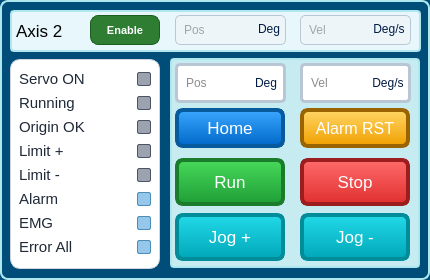
      <widget class="QFrame" name="Axis2ControlGroup">
       <property name="geometry">
        <rect>
         <x>460</x>
         <y>15</y>
         <width>430</width>
         <height>280</height>
        </rect>
       </property>
       <property name="styleSheet">
        <string>background:#004d7a; border-radius:8px; border:2px solid #aee7ee;</string>
       </property>
       <widget class="QFrame" name="Axis2HeaderActual">
        <property name="geometry">
         <rect>
          <x>10</x>
          <y>10</y>
          <width>411</width>
          <height>42</height>
         </rect>
        </property>
        <property name="styleSheet">
         <string>background:#e7f7fb; border-radius:4px;</string>
        </property>
        <widget class="QLabel" name="lblAxis2Name">
         <property name="geometry">
          <rect>
           <x>6</x>
           <y>0</y>
           <width>70</width>
           <height>42</height>
          </rect>
         </property>
         <property name="font">
          <font>
           <family>Arial</family>
           <pointsize>13</pointsize>
          </font>
         </property>
         <property name="styleSheet">
          <string>color:black; background:transparent; border:0px;</string>
         </property>
         <property name="text">
          <string>Axis 2</string>
         </property>
        </widget>
        <widget class="QPushButton" name="btnAxis2Enable">
         <property name="geometry">
          <rect>
           <x>80</x>
           <y>5</y>
           <width>70</width>
           <height>30</height>
          </rect>
         </property>
         <property name="sizePolicy">
          <sizepolicy hsizetype="Fixed" vsizetype="Fixed">
           <horstretch>0</horstretch>
           <verstretch>0</verstretch>
          </sizepolicy>
         </property>
         <property name="minimumSize">
          <size>
           <width>70</width>
           <height>30</height>
          </size>
         </property>
         <property name="maximumSize">
          <size>
           <width>70</width>
           <height>30</height>
          </size>
         </property>
         <property name="font">
          <font>
           <pointsize>8</pointsize>
           <weight>75</weight>
           <bold>true</bold>
          </font>
         </property>
         <property name="styleSheet">
          <string>QPushButton#btnAxis2Enable {
    color: white;
    background-color: #2e7d32;
    border: 1px solid #1b5e20;
    border-radius: 8px;
    padding: 2px 6px;
    font-weight: bold;
}
QPushButton# {
    background-color: #43a047;
    border: 1px solid #a5d6a7;
}
QPushButton# {
    background-color: #1b5e20;
}</string>
         </property>
         <property name="text">
          <string>Enable</string>
         </property>
         <property name="checkable">
          <bool>true</bool>
         </property>
         <property name="checked">
          <bool>false</bool>
         </property>
         <property name="buttonRole" stdset="0">
          <string>enable</string>
         </property>
        </widget>
        <widget class="QLineEdit" name="txtAxis2ActualPos">
         <property name="geometry">
          <rect>
           <x>165</x>
           <y>5</y>
           <width>111</width>
           <height>30</height>
          </rect>
         </property>
         <property name="styleSheet">
          <string>QLineEdit {
    color: #1a1a1a;
    background-color: white;
    border: 1px solid #b8c7d3;
    border-radius: 5px;
    padding-left: 6px;
}
QLineEdit:read-only {
    background-color: #eef5f8;
    color: #555555;
}
QLineEdit:focus {
    border: 2px solid #00a7b8;
}</string>
         </property>
         <property name="readOnly">
          <bool>true</bool>
         </property>
         <property name="placeholderText">
          <string>Pos</string>
         </property>
        </widget>
        <widget class="QLabel" name="lblAxis2ActualPosUnit">
         <property name="geometry">
          <rect>
           <x>240</x>
           <y>5</y>
           <width>38</width>
           <height>28</height>
          </rect>
         </property>
         <property name="font">
          <font>
           <family>Arial</family>
           <pointsize>9</pointsize>
          </font>
         </property>
         <property name="styleSheet">
          <string notr="true">QLabel {
    color: #001b45;
    border: 0px solid #9fb8c9;
    border-radius: 5px;
    background: transparent;
}</string>
         </property>
         <property name="text">
          <string>Deg</string>
         </property>
         <property name="alignment">
          <set>Qt::AlignCenter</set>
         </property>
        </widget>
        <widget class="QLineEdit" name="txtAxis2ActualVel">
         <property name="geometry">
          <rect>
           <x>290</x>
           <y>5</y>
           <width>111</width>
           <height>30</height>
          </rect>
         </property>
         <property name="styleSheet">
          <string>QLineEdit {
    color: #1a1a1a;
    background-color: white;
    border: 1px solid #b8c7d3;
    border-radius: 5px;
    padding-left: 6px;
}
QLineEdit:read-only {
    background-color: #eef5f8;
    color: #555555;
}
QLineEdit:focus {
    border: 2px solid #00a7b8;
}</string>
         </property>
         <property name="readOnly">
          <bool>true</bool>
         </property>
         <property name="placeholderText">
          <string>Vel</string>
         </property>
        </widget>
        <widget class="QLabel" name="lblAxis2ActualVelUnit">
         <property name="geometry">
          <rect>
           <x>350</x>
           <y>5</y>
           <width>58</width>
           <height>28</height>
          </rect>
         </property>
         <property name="font">
          <font>
           <family>Arial</family>
           <pointsize>9</pointsize>
          </font>
         </property>
         <property name="styleSheet">
          <string notr="true">QLabel {
    color: #001b45;
    border: 0px solid #9fb8c9;
    border-radius: 5px;
    background: transparent;
}</string>
         </property>
         <property name="text">
          <string>Deg/s</string>
         </property>
         <property name="alignment">
          <set>Qt::AlignCenter</set>
         </property>
        </widget>
       </widget>
       <widget class="QFrame" name="Axis2StatusPanel">
        <property name="geometry">
         <rect>
          <x>10</x>
          <y>59</y>
          <width>150</width>
          <height>210</height>
         </rect>
        </property>
        <property name="styleSheet">
         <string>#Axis2StatusPanel {
    background-color: #ffffff;
    border: 1px solid #d0d7de;
    border-radius: 10px;
}

#Axis2StatusPanel QLabel {
    color: #1f2937;
    background: transparent;
    border: none;
    font-size: 11pt;
}</string>
        </property>
        <layout class="QGridLayout" name="gridLayoutAxis2StatusPanel">
         <property name="leftMargin">
          <number>8</number>
         </property>
         <property name="topMargin">
          <number>8</number>
         </property>
         <property name="rightMargin">
          <number>8</number>
         </property>
         <property name="bottomMargin">
          <number>8</number>
         </property>
         <property name="horizontalSpacing">
          <number>8</number>
         </property>
         <property name="verticalSpacing">
          <number>4</number>
         </property>
         <item row="0" column="0">
          <widget class="QLabel" name="lblAxis2ServoOn">
           <property name="text">
            <string>Servo ON</string>
           </property>
           <property name="alignment">
            <set>Qt::AlignVCenter</set>
           </property>
          </widget>
         </item>
         <item row="0" column="1">
          <widget class="QLabel" name="ledAxis2ServoOn">
           <property name="sizePolicy">
            <sizepolicy hsizetype="Fixed" vsizetype="Fixed">
             <horstretch>0</horstretch>
             <verstretch>0</verstretch>
            </sizepolicy>
           </property>
           <property name="minimumSize">
            <size>
             <width>14</width>
             <height>14</height>
            </size>
           </property>
           <property name="maximumSize">
            <size>
             <width>14</width>
             <height>14</height>
            </size>
           </property>
           <property name="styleSheet">
            <string>QLabel#ledAxis2ServoOn {
    background-color: #9ca3af;
    border: 1px solid #4b5563;
    border-radius: 2px;
}</string>
           </property>
           <property name="text">
            <string/>
           </property>
           <property name="alignment">
            <set>Qt::AlignCenter</set>
           </property>
          </widget>
         </item>
         <item row="1" column="0">
          <widget class="QLabel" name="lblAxis2Running">
           <property name="text">
            <string>Running</string>
           </property>
           <property name="alignment">
            <set>Qt::AlignVCenter</set>
           </property>
          </widget>
         </item>
         <item row="1" column="1">
          <widget class="QLabel" name="ledAxis2Running">
           <property name="sizePolicy">
            <sizepolicy hsizetype="Fixed" vsizetype="Fixed">
             <horstretch>0</horstretch>
             <verstretch>0</verstretch>
            </sizepolicy>
           </property>
           <property name="minimumSize">
            <size>
             <width>14</width>
             <height>14</height>
            </size>
           </property>
           <property name="maximumSize">
            <size>
             <width>14</width>
             <height>14</height>
            </size>
           </property>
           <property name="styleSheet">
            <string>QLabel#ledAxis2Running {
    background-color: #9ca3af;
    border: 1px solid #4b5563;
    border-radius: 2px;
}</string>
           </property>
           <property name="text">
            <string/>
           </property>
           <property name="alignment">
            <set>Qt::AlignCenter</set>
           </property>
          </widget>
         </item>
         <item row="2" column="0">
          <widget class="QLabel" name="lblAxis2OrgOK">
           <property name="text">
            <string>Origin OK</string>
           </property>
           <property name="alignment">
            <set>Qt::AlignVCenter</set>
           </property>
          </widget>
         </item>
         <item row="2" column="1">
          <widget class="QLabel" name="ledAxis2OrgOK">
           <property name="sizePolicy">
            <sizepolicy hsizetype="Fixed" vsizetype="Fixed">
             <horstretch>0</horstretch>
             <verstretch>0</verstretch>
            </sizepolicy>
           </property>
           <property name="minimumSize">
            <size>
             <width>14</width>
             <height>14</height>
            </size>
           </property>
           <property name="maximumSize">
            <size>
             <width>14</width>
             <height>14</height>
            </size>
           </property>
           <property name="styleSheet">
            <string>QLabel#ledAxis2OrgOK {
    background-color: #9ca3af;
    border: 1px solid #4b5563;
    border-radius: 2px;
}</string>
           </property>
           <property name="text">
            <string/>
           </property>
           <property name="alignment">
            <set>Qt::AlignCenter</set>
           </property>
          </widget>
         </item>
         <item row="3" column="0">
          <widget class="QLabel" name="lblAxis2LimitPositive">
           <property name="text">
            <string>Limit +</string>
           </property>
           <property name="alignment">
            <set>Qt::AlignVCenter</set>
           </property>
          </widget>
         </item>
         <item row="3" column="1">
          <widget class="QLabel" name="ledAxis2LimitPositive">
           <property name="sizePolicy">
            <sizepolicy hsizetype="Fixed" vsizetype="Fixed">
             <horstretch>0</horstretch>
             <verstretch>0</verstretch>
            </sizepolicy>
           </property>
           <property name="minimumSize">
            <size>
             <width>14</width>
             <height>14</height>
            </size>
           </property>
           <property name="maximumSize">
            <size>
             <width>14</width>
             <height>14</height>
            </size>
           </property>
           <property name="styleSheet">
            <string>QLabel#ledAxis2LimitPositive {
    background-color: #9ca3af;
    border: 1px solid #4b5563;
    border-radius: 2px;
}</string>
           </property>
           <property name="text">
            <string/>
           </property>
           <property name="alignment">
            <set>Qt::AlignCenter</set>
           </property>
          </widget>
         </item>
         <item row="4" column="0">
          <widget class="QLabel" name="lblAxis2LimitNegative">
           <property name="text">
            <string>Limit -</string>
           </property>
           <property name="alignment">
            <set>Qt::AlignVCenter</set>
           </property>
          </widget>
         </item>
         <item row="4" column="1">
          <widget class="QLabel" name="ledAxis2LimitNegative">
           <property name="sizePolicy">
            <sizepolicy hsizetype="Fixed" vsizetype="Fixed">
             <horstretch>0</horstretch>
             <verstretch>0</verstretch>
            </sizepolicy>
           </property>
           <property name="minimumSize">
            <size>
             <width>14</width>
             <height>14</height>
            </size>
           </property>
           <property name="maximumSize">
            <size>
             <width>14</width>
             <height>14</height>
            </size>
           </property>
           <property name="styleSheet">
            <string>QLabel#ledAxis2LimitNegative {
    background-color: #9ca3af;
    border: 1px solid #4b5563;
    border-radius: 2px;
}</string>
           </property>
           <property name="text">
            <string/>
           </property>
           <property name="alignment">
            <set>Qt::AlignCenter</set>
           </property>
          </widget>
         </item>
         <item row="5" column="0">
          <widget class="QLabel" name="lblAxis2Alarm">
           <property name="text">
            <string>Alarm</string>
           </property>
           <property name="alignment">
            <set>Qt::AlignVCenter</set>
           </property>
          </widget>
         </item>
         <item row="5" column="1">
          <widget class="QLabel" name="ledAxis2Alarm">
           <property name="sizePolicy">
            <sizepolicy hsizetype="Fixed" vsizetype="Fixed">
             <horstretch>0</horstretch>
             <verstretch>0</verstretch>
            </sizepolicy>
           </property>
           <property name="minimumSize">
            <size>
             <width>14</width>
             <height>14</height>
            </size>
           </property>
           <property name="maximumSize">
            <size>
             <width>14</width>
             <height>14</height>
            </size>
           </property>
           <property name="styleSheet">
            <string>QLabel#ledAxis2Alarm {
    background-color: #95c7ea;
    border: 1px solid #4b8db8;
    border-radius: 2px;
}</string>
           </property>
           <property name="text">
            <string/>
           </property>
           <property name="alignment">
            <set>Qt::AlignCenter</set>
           </property>
          </widget>
         </item>
         <item row="6" column="0">
          <widget class="QLabel" name="lblAxis2EMG">
           <property name="text">
            <string>EMG</string>
           </property>
           <property name="alignment">
            <set>Qt::AlignVCenter</set>
           </property>
          </widget>
         </item>
         <item row="6" column="1">
          <widget class="QLabel" name="ledAxis2EMG">
           <property name="sizePolicy">
            <sizepolicy hsizetype="Fixed" vsizetype="Fixed">
             <horstretch>0</horstretch>
             <verstretch>0</verstretch>
            </sizepolicy>
           </property>
           <property name="minimumSize">
            <size>
             <width>14</width>
             <height>14</height>
            </size>
           </property>
           <property name="maximumSize">
            <size>
             <width>14</width>
             <height>14</height>
            </size>
           </property>
           <property name="styleSheet">
            <string>QLabel#ledAxis2EMG {
    background-color: #95c7ea;
    border: 1px solid #4b8db8;
    border-radius: 2px;
}</string>
           </property>
           <property name="text">
            <string/>
           </property>
           <property name="alignment">
            <set>Qt::AlignCenter</set>
           </property>
          </widget>
         </item>
         <item row="7" column="0">
          <widget class="QLabel" name="lblAxis2ErrorAll">
           <property name="text">
            <string>Error All</string>
           </property>
           <property name="alignment">
            <set>Qt::AlignVCenter</set>
           </property>
          </widget>
         </item>
         <item row="7" column="1">
          <widget class="QLabel" name="ledAxis2ErrorAll">
           <property name="sizePolicy">
            <sizepolicy hsizetype="Fixed" vsizetype="Fixed">
             <horstretch>0</horstretch>
             <verstretch>0</verstretch>
            </sizepolicy>
           </property>
           <property name="minimumSize">
            <size>
             <width>14</width>
             <height>14</height>
            </size>
           </property>
           <property name="maximumSize">
            <size>
             <width>14</width>
             <height>14</height>
            </size>
           </property>
           <property name="styleSheet">
            <string>QLabel#ledAxis2ErrorAll {
    background-color: #95c7ea;
    border: 1px solid #4b8db8;
    border-radius: 2px;
}</string>
           </property>
           <property name="text">
            <string/>
           </property>
           <property name="alignment">
            <set>Qt::AlignCenter</set>
           </property>
          </widget>
         </item>
        </layout>
       </widget>
       <widget class="QFrame" name="Axis2CommandPanel">
        <property name="geometry">
         <rect>
          <x>170</x>
          <y>58</y>
          <width>250</width>
          <height>210</height>
         </rect>
        </property>
        <property name="styleSheet">
         <string>background:#c6ecf2; border-radius:4px;</string>
        </property>
        <widget class="QLineEdit" name="txtAxis2CommandPos">
         <property name="geometry">
          <rect>
           <x>5</x>
           <y>5</y>
           <width>111</width>
           <height>40</height>
          </rect>
         </property>
         <property name="styleSheet">
          <string notr="true">QLineEdit {
    color: #1a1a1a;
    background-color: white;
    border: 3px solid #b8c7d3;
    border-radius: 5px;
    padding-left: 6px;
}
QLineEdit:read-only {
    background-color: #eef5f8;
    color: #555555;
}
QLineEdit:focus {
    border: 5px solid #00a7b8;
}</string>
         </property>
         <property name="readOnly">
          <bool>false</bool>
         </property>
         <property name="placeholderText">
          <string>Pos</string>
         </property>
        </widget>
        <widget class="QLabel" name="lblAxis2CommandPosUnit">
         <property name="geometry">
          <rect>
           <x>75</x>
           <y>5</y>
           <width>42</width>
           <height>40</height>
          </rect>
         </property>
         <property name="font">
          <font>
           <family>Arial</family>
           <pointsize>9</pointsize>
          </font>
         </property>
         <property name="styleSheet">
          <string notr="true">QLabel {
    color: #001b45;
    border: 0px solid #9fb8c9;
    border-radius: 5px;
    background: transparent;
}</string>
         </property>
         <property name="text">
          <string>Deg</string>
         </property>
         <property name="alignment">
          <set>Qt::AlignCenter</set>
         </property>
        </widget>
        <widget class="QLineEdit" name="txtAxis2CommandVel">
         <property name="geometry">
          <rect>
           <x>130</x>
           <y>5</y>
           <width>111</width>
           <height>40</height>
          </rect>
         </property>
         <property name="styleSheet">
          <string notr="true">QLineEdit {
    color: #1a1a1a;
    background-color: white;
    border: 3px solid #b8c7d3;
    border-radius: 5px;
    padding-left: 6px;
}
QLineEdit:read-only {
    background-color: #eef5f8;
    color: #555555;
}
QLineEdit:focus {
    border: 2px solid #00a7b8;
}</string>
         </property>
         <property name="readOnly">
          <bool>false</bool>
         </property>
         <property name="placeholderText">
          <string>Vel</string>
         </property>
        </widget>
        <widget class="QLabel" name="lblAxis2CommandVelUnit">
         <property name="geometry">
          <rect>
           <x>193</x>
           <y>5</y>
           <width>50</width>
           <height>40</height>
          </rect>
         </property>
         <property name="font">
          <font>
           <family>Arial</family>
           <pointsize>9</pointsize>
          </font>
         </property>
         <property name="styleSheet">
          <string notr="true">QLabel {
    color: #001b45;
    border: 0px solid #9fb8c9;
    border-radius: 5px;
    background: transparent;
}</string>
         </property>
         <property name="text">
          <string>Deg/s</string>
         </property>
         <property name="alignment">
          <set>Qt::AlignCenter</set>
         </property>
        </widget>
        <widget class="QPushButton" name="btnAxis2Home">
         <property name="geometry">
          <rect>
           <x>5</x>
           <y>50</y>
           <width>110</width>
           <height>40</height>
          </rect>
         </property>
         <property name="font">
          <font>
           <family>Arial</family>
           <pointsize>13</pointsize>
          </font>
         </property>
         <property name="styleSheet">
          <string notr="true">QPushButton {
    color: white;
    border: 4px solid #075a9c;
    border-radius: 8px;
    background: qlineargradient(x1:0,y1:0,x2:0,y2:1, stop:0 #3aa7ff, stop:1 #0068c9);
}
QPushButton:hover {
    background: qlineargradient(x1:0,y1:0,x2:0,y2:1, stop:0 #5bb8ff, stop:1 #005bb0);
}
QPushButton:pressed {
    background: #004f99;
}</string>
         </property>
         <property name="text">
          <string>Home</string>
         </property>
         <property name="buttonRole" stdset="0">
          <string>home</string>
         </property>
        </widget>
        <widget class="QPushButton" name="btnAxis2AlarmReset">
         <property name="geometry">
          <rect>
           <x>130</x>
           <y>50</y>
           <width>110</width>
           <height>40</height>
          </rect>
         </property>
         <property name="font">
          <font>
           <family>Arial</family>
           <pointsize>12</pointsize>
          </font>
         </property>
         <property name="styleSheet">
          <string notr="true">QPushButton {
    color: white;
    border: 4px solid #9a6500;
    border-radius: 8px;
    background: qlineargradient(x1:0,y1:0,x2:0,y2:1, stop:0 #ffd666, stop:1 #f0a000);
}
QPushButton:hover {
    background: qlineargradient(x1:0,y1:0,x2:0,y2:1, stop:0 #ffe080, stop:1 #d88c00);
}
QPushButton:pressed {
    background: #b87500;
}</string>
         </property>
         <property name="text">
          <string>Alarm RST</string>
         </property>
         <property name="buttonRole" stdset="0">
          <string>alarm</string>
         </property>
        </widget>
        <widget class="QPushButton" name="btnAxis2Run">
         <property name="geometry">
          <rect>
           <x>5</x>
           <y>100</y>
           <width>110</width>
           <height>48</height>
          </rect>
         </property>
         <property name="font">
          <font>
           <family>Arial</family>
           <pointsize>13</pointsize>
          </font>
         </property>
         <property name="styleSheet">
          <string notr="true">QPushButton {
    color: white;
    border: 4px solid #1b7d2b;
    border-radius: 8px;
    background: qlineargradient(x1:0,y1:0,x2:0,y2:1, stop:0 #47d95a, stop:1 #1f9e36);
}
QPushButton:hover {
    background: qlineargradient(x1:0,y1:0,x2:0,y2:1, stop:0 #62f070, stop:1 #17852c);
}
QPushButton:pressed {
    background: #126e24;
}</string>
         </property>
         <property name="text">
          <string>Run</string>
         </property>
         <property name="buttonRole" stdset="0">
          <string>run</string>
         </property>
        </widget>
        <widget class="QPushButton" name="btnAxis2Stop">
         <property name="geometry">
          <rect>
           <x>130</x>
           <y>100</y>
           <width>110</width>
           <height>48</height>
          </rect>
         </property>
         <property name="font">
          <font>
           <family>Arial</family>
           <pointsize>13</pointsize>
          </font>
         </property>
         <property name="styleSheet">
          <string notr="true">QPushButton {
    color: white;
    border: 4px solid #9b1d1d;
    border-radius: 8px;
    background: qlineargradient(x1:0,y1:0,x2:0,y2:1, stop:0 #ff6b6b, stop:1 #e02f2f);
}
QPushButton:hover {
    background: qlineargradient(x1:0,y1:0,x2:0,y2:1, stop:0 #ff8585, stop:1 #c91f1f);
}
QPushButton:pressed {
    background: #a81818;
}</string>
         </property>
         <property name="text">
          <string>Stop</string>
         </property>
         <property name="buttonRole" stdset="0">
          <string>stop</string>
         </property>
        </widget>
        <widget class="QPushButton" name="btnAxis2JogPositive">
         <property name="geometry">
          <rect>
           <x>5</x>
           <y>155</y>
           <width>110</width>
           <height>48</height>
          </rect>
         </property>
         <property name="font">
          <font>
           <family>Arial</family>
           <pointsize>13</pointsize>
          </font>
         </property>
         <property name="styleSheet">
          <string notr="true">QPushButton {
    color: white;
    border: 4px solid #008c99;
    border-radius: 8px;
    background: qlineargradient(x1:0,y1:0,x2:0,y2:1, stop:0 #22d9e8, stop:1 #00a7b8);
}
QPushButton:hover {
    background: qlineargradient(x1:0,y1:0,x2:0,y2:1, stop:0 #4befff, stop:1 #008f9e);
}
QPushButton:pressed {
    background: #007985;
}</string>
         </property>
         <property name="text">
          <string>Jog +</string>
         </property>
         <property name="buttonRole" stdset="0">
          <string>jog</string>
         </property>
        </widget>
        <widget class="QPushButton" name="btnAxis2JogNegative">
         <property name="geometry">
          <rect>
           <x>130</x>
           <y>155</y>
           <width>110</width>
           <height>48</height>
          </rect>
         </property>
         <property name="font">
          <font>
           <family>Arial</family>
           <pointsize>13</pointsize>
          </font>
         </property>
         <property name="styleSheet">
          <string notr="true">QPushButton {
    color: white;
    border: 4px solid #008c99;
    border-radius: 8px;
    background: qlineargradient(x1:0,y1:0,x2:0,y2:1, stop:0 #22d9e8, stop:1 #00a7b8);
}
QPushButton:hover {
    background: qlineargradient(x1:0,y1:0,x2:0,y2:1, stop:0 #4befff, stop:1 #008f9e);
}
QPushButton:pressed {
    background: #007985;
}</string>
         </property>
         <property name="text">
          <string>Jog -</string>
         </property>
         <property name="buttonRole" stdset="0">
          <string>jog</string>
         </property>
        </widget>
       </widget>
      </widget>
